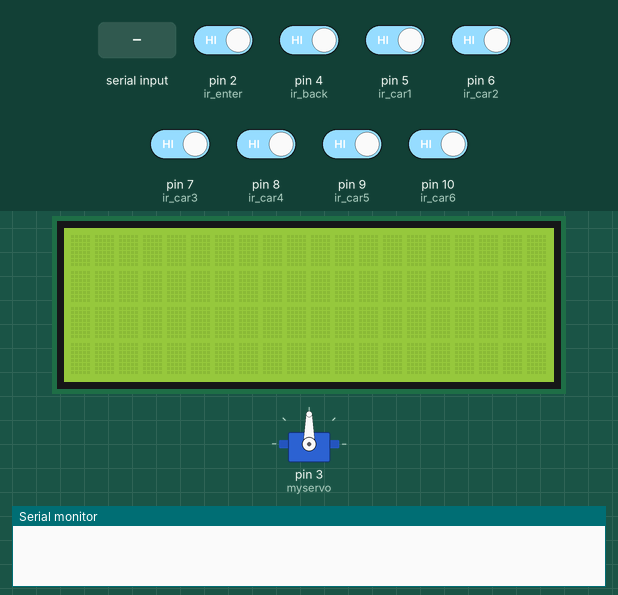
This sketch was run on a simulated Arduino Uno, built with avr-gcc and run on an emulated ATmega328P. On the bench: servo, 20×4 character LCD, the last lines printed to the serial monitor. The inputs (shaded band) are chosen by the test bench; at power-on: pin 2 (ir_enter), pin 4 (ir_back), pin 5 (ir_car1), pin 6 (ir_car2), pin 7 (ir_car3), pin 8 (ir_car4), pin 9 (ir_car5), pin 10 (ir_car6) HIGH.

Above: at 1.2 s.
1.3 s: pin 2 (ir_enter) driven LOW
At 4.4 s:
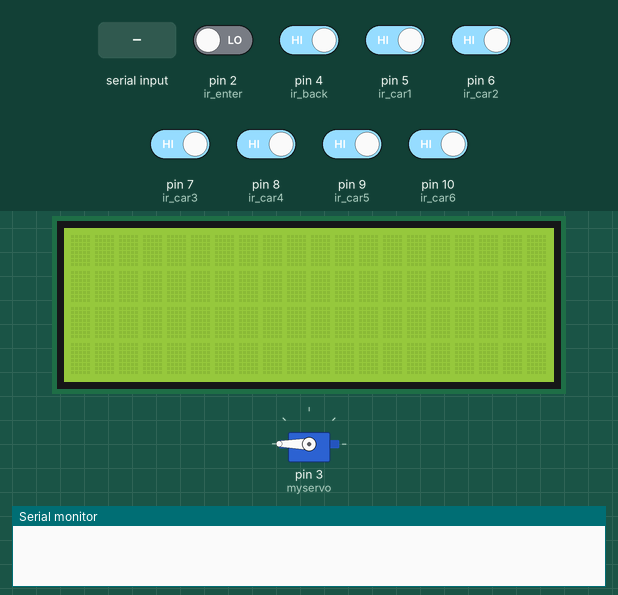
5.0 s: pin 4 (ir_back) driven LOW
At 8.8 s:
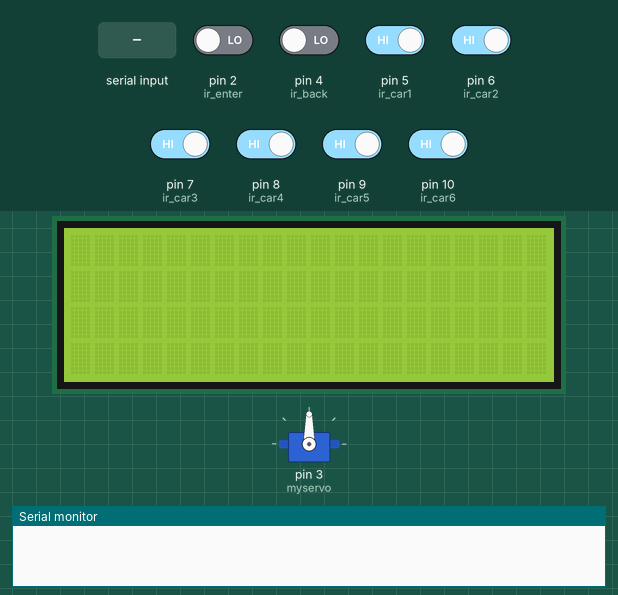
13.4 s: "1" received over the second serial link
18.2 s: pin 2 (ir_enter) driven HIGH
19.7 s: pin 4 (ir_back) driven HIGH
At 20.8 s:
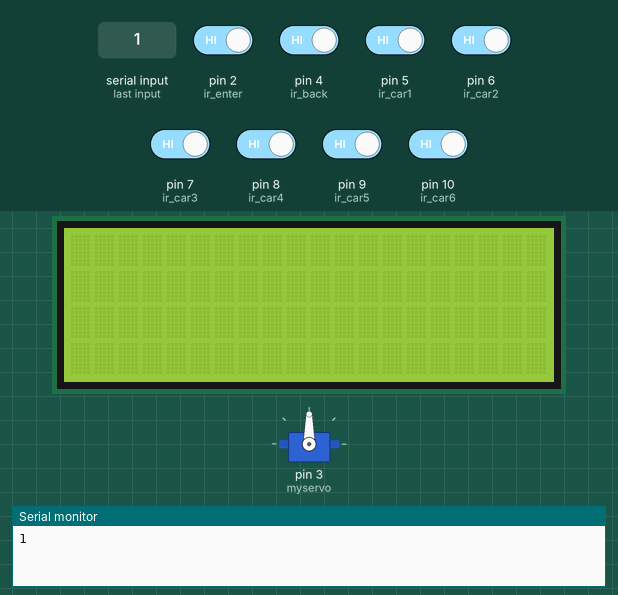
Timing chart, 0 to 22.2 s (numbered marks = the images above; inputs shaded):
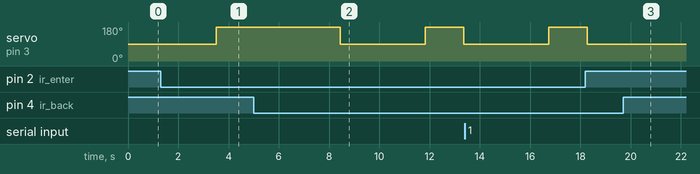

The sketch:

UndergroundParkingLot.ino
```cpp
//서보모터, lcd제어
#include <Servo.h>
Servo myservo;
#include <Wire.h>
#include <LiquidCrystal_I2C.h>
LiquidCrystal_I2C lcd(0x27, 20, 4);

//차단바 적외선 센서 설정
#define ir_enter 2
#define ir_back  4

//주차장 적외선 센서 설정
#define ir_car1 5
#define ir_car2 6
#define ir_car3 7
#define ir_car4 8
#define ir_car5 9
#define ir_car6 10

//블루투스 통신 모듈 설정
#include <SoftwareSerial.h>
int RX=12;
int TX=13;
SoftwareSerial bluetooth(TX,RX);

//초기화
int S1=0, S2=0, S3=0, S4=0, S5=0, S6=0;
int flag1=0, flag2=0;
int slot = 0;
int gslot = 0;
int dslot = 0;
int eslot = 0;

void setup(){
Serial.begin(9600);
bluetooth.begin(9600);

pinMode(ir_car1, INPUT);
pinMode(ir_car2, INPUT);
pinMode(ir_car3, INPUT);
pinMode(ir_car4, INPUT);
pinMode(ir_car5, INPUT);
pinMode(ir_car6, INPUT);

pinMode(ir_enter, INPUT);
pinMode(ir_back, INPUT);

myservo.attach(3);
myservo.write(90);

lcd.init();
lcd.backlight();

Read_Sensor();

}

void loop(){

//블루투스 통신 설정
if(bluetooth.available()){
  Serial.write(bluetooth.read());
}
if (Serial.available()){
  bluetooth.write(Serial.read());
}

//잔여자리 설정(slot:전체 잔여, gslot:일반 잔여, dslot: 장애인 주차 구역 잔여, eslot: 전기자 주차 구역 잔여)
int total = S1+S2+S3+S4+S5+S6;
slot = 6 - total;
gslot = 4 -(S3+S4+S5+S6);
dslot = 1 - S2;
eslot = 1 - S1;

Read_Sensor();

//서보모터 제어
if(digitalRead (ir_enter) == 0 && flag1==0){
if(slot>0){flag1=1;
if(flag2==0){myservo.write(180); slot = slot-1;}
}else{
lcd.setCursor (0,0);
lcd.print("No parking");
delay(1500);
}
}

if(digitalRead (ir_back) == 0 && flag2==0){flag2=1;
if(flag1==0){myservo.write(180); slot = slot+1;}
}

if(flag1==1 && flag2==1){
delay (1500);
myservo.write(90);
flag1=0, flag2=0;
}

//lcd에 잔여 좌석 표시
lcd.setCursor (0,0);
lcd.print("All Slot: ");
lcd.print(slot);
lcd.print("");

lcd.setCursor (0,1);
lcd.print("General Slot: ");
lcd.print(gslot);

lcd.setCursor (0,2);
lcd.print("Disabled Slot: ");
lcd.print(dslot);

lcd.setCursor (0,3);
lcd.print("Electric Slot");
lcd.print(eslot);
lcd.clear();

bluetooth.print("전체 잔여 자리: ");
bluetooth.println(slot);
bluetooth.println("");

bluetooth.print("일반 잔여 자리: ");
bluetooth.println(gslot);
bluetooth.println("");

bluetooth.print("장애인 잔여 자리: ");
bluetooth.println(dslot);
bluetooth.println("");

bluetooth.print("전기차 잔여 자리: ");
bluetooth.println(eslot);
bluetooth.println("");
bluetooth.println("");

if(S1==1){bluetooth.println("1번 자리:주차 중 (*전기차 주차 구역)");}
     else{bluetooth.println("1번 자리:비어있음 (*전기차 주차 구역)");}
bluetooth.println("");

if(S2==1){bluetooth.println("2번 자리:주차 중 (*장애인 주차 구역)");}
     else{bluetooth.println("2번 자리:비어있음 (*장애인 주차 구역)");}
bluetooth.println("");

if(S3==1){bluetooth.println("3번 자리:주차 중");}
     else{bluetooth.println("3번 자리:비어있음");}
bluetooth.println("");

if(S4==1){bluetooth.println("4번 자리:주차 중 ");}
     else{bluetooth.println("4번 자리:비어있음");}
bluetooth.println("");

if(S5==1){bluetooth.println("5번 자리:주차 중 ");}
     else{bluetooth.println("5번 자리:비어있음");}
bluetooth.println("");

if(S6==1){bluetooth.println("6번 자리:주차 중");}
     else{bluetooth.println("6번 자리:비어있음");}
bluetooth.println("");
bluetooth.println("");
bluetooth.println("");

delay(3000);
}

void Read_Sensor(){
S1=0, S2=0, S3=0, S4=0, S5=0, S6=0;

if(digitalRead(ir_car1) == 0){S1=1;}
if(digitalRead(ir_car2) == 0){S2=1;}
if(digitalRead(ir_car3) == 0){S3=1;}
if(digitalRead(ir_car4) == 0){S4=1;}
if(digitalRead(ir_car5) == 0){S5=1;}
if(digitalRead(ir_car6) == 0){S6=1;}
}
```

Measured:
- after the input at 1.3 s, servo on pin 3 (myservo): 90° → 180° after 2.2 s
- after the input at 5.0 s, servo on pin 3 (myservo): 180° → 90° after 3.4 s, → 180° 3.4 s later, → 90° 1.5 s later
- after the input at 19.7 s, servo on pin 3 (myservo): stays 90° (without the input it goes to 180° after 2.0 s)
